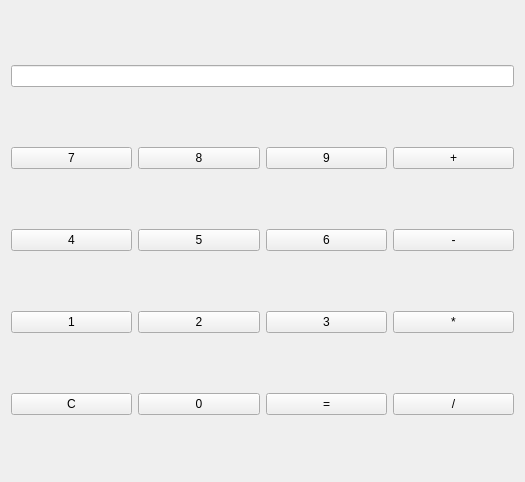
<?xml version="1.0" encoding="UTF-8"?>
<ui version="4.0">
 <class>Widget</class>
 <widget class="QWidget" name="Widget">
  <property name="geometry">
   <rect>
    <x>0</x>
    <y>0</y>
    <width>525</width>
    <height>482</height>
   </rect>
  </property>
  <property name="windowTitle">
   <string>Widget</string>
  </property>
  <layout class="QGridLayout" name="gridLayout">
   <item row="0" column="0" colspan="4">
    <widget class="QLineEdit" name="lineEdit"/>
   </item>
   <item row="1" column="0">
    <widget class="QPushButton" name="pushButton7">
     <property name="text">
      <string>7</string>
     </property>
    </widget>
   </item>
   <item row="1" column="1">
    <widget class="QPushButton" name="pushButton8">
     <property name="text">
      <string>8</string>
     </property>
    </widget>
   </item>
   <item row="1" column="2">
    <widget class="QPushButton" name="pushButton9">
     <property name="text">
      <string>9</string>
     </property>
    </widget>
   </item>
   <item row="1" column="3">
    <widget class="QPushButton" name="pushButtonPlus">
     <property name="text">
      <string>+</string>
     </property>
    </widget>
   </item>
   <item row="2" column="0">
    <widget class="QPushButton" name="pushButton4">
     <property name="text">
      <string>4</string>
     </property>
    </widget>
   </item>
   <item row="2" column="1">
    <widget class="QPushButton" name="pushButton5">
     <property name="text">
      <string>5</string>
     </property>
    </widget>
   </item>
   <item row="2" column="2">
    <widget class="QPushButton" name="pushButton6">
     <property name="text">
      <string>6</string>
     </property>
    </widget>
   </item>
   <item row="2" column="3">
    <widget class="QPushButton" name="pushButtonMoins">
     <property name="text">
      <string>-</string>
     </property>
    </widget>
   </item>
   <item row="3" column="0">
    <widget class="QPushButton" name="pushButton1">
     <property name="text">
      <string>1</string>
     </property>
    </widget>
   </item>
   <item row="3" column="1">
    <widget class="QPushButton" name="pushButton2">
     <property name="text">
      <string>2</string>
     </property>
    </widget>
   </item>
   <item row="3" column="2">
    <widget class="QPushButton" name="pushButton3">
     <property name="text">
      <string>3</string>
     </property>
    </widget>
   </item>
   <item row="3" column="3">
    <widget class="QPushButton" name="pushButtonMulti">
     <property name="text">
      <string>*</string>
     </property>
    </widget>
   </item>
   <item row="4" column="0">
    <widget class="QPushButton" name="pushButtonClear">
     <property name="text">
      <string>C</string>
     </property>
    </widget>
   </item>
   <item row="4" column="1">
    <widget class="QPushButton" name="pushButton0">
     <property name="text">
      <string>0</string>
     </property>
    </widget>
   </item>
   <item row="4" column="2">
    <widget class="QPushButton" name="pushButtonEgal">
     <property name="text">
      <string>=</string>
     </property>
    </widget>
   </item>
   <item row="4" column="3">
    <widget class="QPushButton" name="pushButtonDiv">
     <property name="text">
      <string>/</string>
     </property>
    </widget>
   </item>
  </layout>
 </widget>
 <layoutdefault spacing="6" margin="11"/>
 <resources/>
 <connections/>
</ui>
